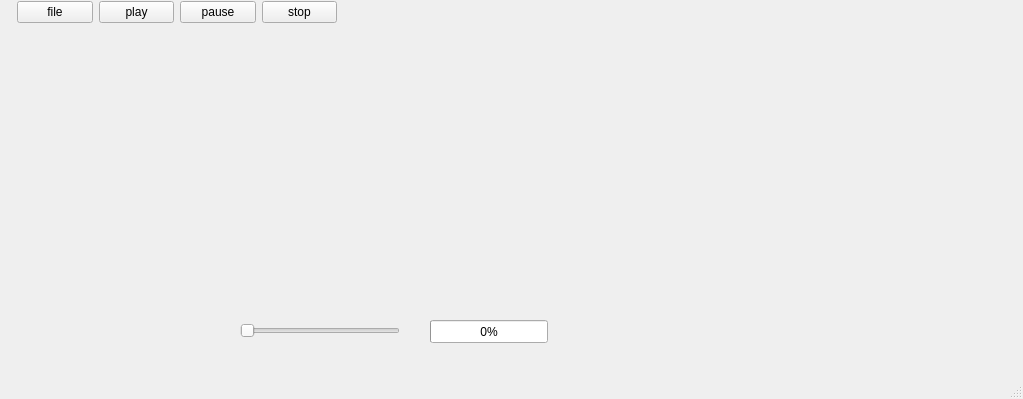
<?xml version="1.0" encoding="UTF-8"?>
<ui version="4.0">
 <class>MainWindow</class>
 <widget class="QMainWindow" name="MainWindow">
  <property name="geometry">
   <rect>
    <x>0</x>
    <y>0</y>
    <width>1023</width>
    <height>399</height>
   </rect>
  </property>
  <property name="windowTitle">
   <string>MainWindow</string>
  </property>
  <widget class="QWidget" name="centralwidget">
   <widget class="QSlider" name="horizontalSlider">
    <property name="geometry">
     <rect>
      <x>240</x>
      <y>320</y>
      <width>160</width>
      <height>22</height>
     </rect>
    </property>
    <property name="orientation">
     <enum>Qt::Horizontal</enum>
    </property>
   </widget>
   <widget class="QProgressBar" name="progressBar">
    <property name="geometry">
     <rect>
      <x>430</x>
      <y>320</y>
      <width>118</width>
      <height>23</height>
     </rect>
    </property>
    <property name="value">
     <number>0</number>
    </property>
   </widget>
   <widget class="QWidget" name="">
    <property name="geometry">
     <rect>
      <x>17</x>
      <y>0</y>
      <width>320</width>
      <height>25</height>
     </rect>
    </property>
    <layout class="QHBoxLayout" name="horizontalLayout">
     <item>
      <widget class="QPushButton" name="pushButton">
       <property name="text">
        <string>file</string>
       </property>
      </widget>
     </item>
     <item>
      <widget class="QPushButton" name="pushButton_2">
       <property name="text">
        <string>play</string>
       </property>
      </widget>
     </item>
     <item>
      <widget class="QPushButton" name="pushButton_3">
       <property name="text">
        <string>pause</string>
       </property>
      </widget>
     </item>
     <item>
      <widget class="QPushButton" name="pushButton_4">
       <property name="text">
        <string>stop</string>
       </property>
      </widget>
     </item>
    </layout>
   </widget>
  </widget>
  <widget class="QMenuBar" name="menubar">
   <property name="geometry">
    <rect>
     <x>0</x>
     <y>0</y>
     <width>1023</width>
     <height>21</height>
    </rect>
   </property>
  </widget>
  <widget class="QStatusBar" name="statusbar"/>
 </widget>
 <resources/>
 <connections/>
</ui>
